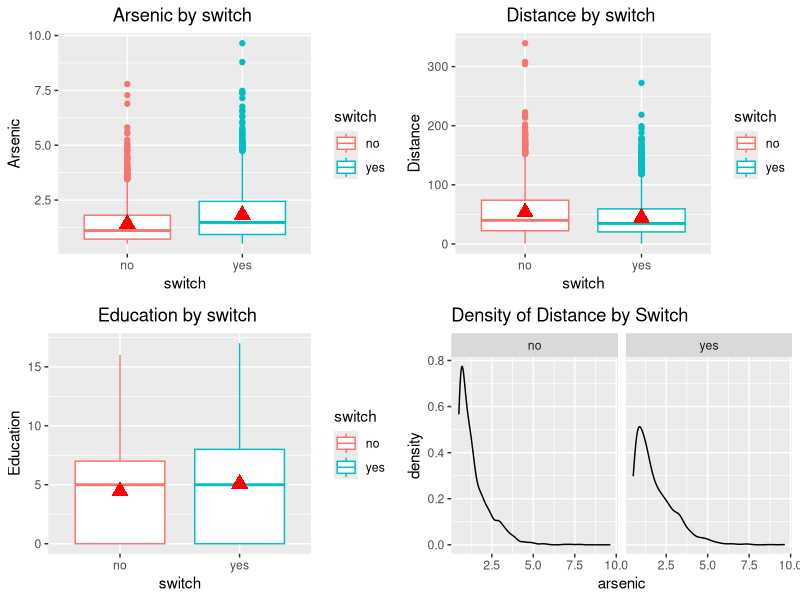
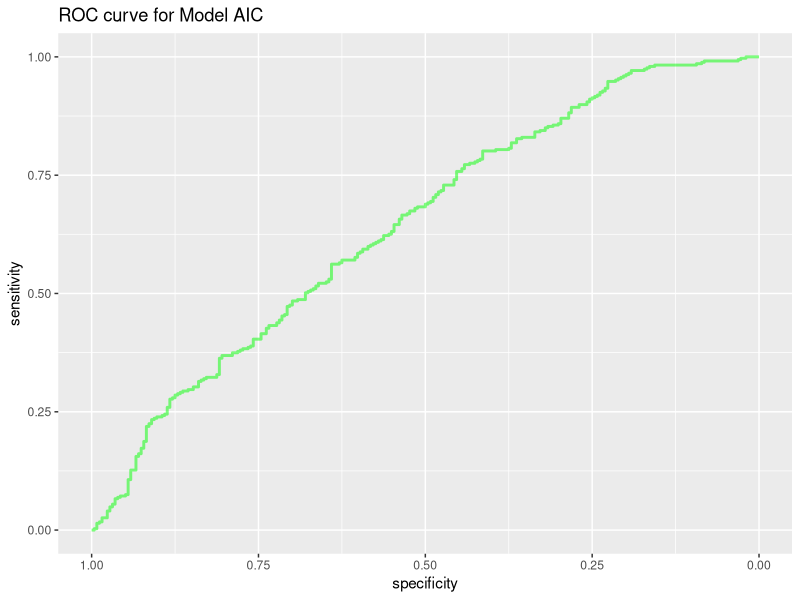

The R script that drew these images, in order:
## ---- chunk 1
library(gtools)
HomeOwner<-c("Yes","No","No","Yes","No","No","Yes","No","No","No","Yes","Yes","Yes","No")
Marital_Status<-c("Single","Married","Single","Married","Divorced","Married","Divorced","Single","Married","Single","Divorced","Divorced","Married","Married")
Annul_Income<-c(125,100,70,120,150,60,220,85,75,90,180,200,250,50)
Annul_Income<-quantcut(Annul_Income,3,labels=c("low","medium","high"))



Default<-c("No","No","No","No","Yes","No","No","Yes","No","Yes","Yes","No","No","Yes")
table(Default)
addmargins(table(Default,HomeOwner))
addmargins(table(Default,Marital_Status))
addmargins(table(Default,Annul_Income))
P_defY_Homeyes<-1/5
P_defY_Marit_Sing<-2/5
P_defY_Inc_High<-2/5
P_defY<-5/14
h_yes<-prod(P_defY_Homeyes,P_defY_Marit_Sing,P_defY_Inc_High,P_defY)

P_defN_Homeyes<-5/9
P_defN_Marit_Sing<-2/9
P_defN_Inc_High<-3/9
P_defN<-9/14
h_no<-prod(P_defN_Homeyes,P_defN_Marit_Sing,P_defN_Inc_High,P_defN)
max(h_no,h_yes)
h_yes/sum(h_no,h_yes)+h_no/sum(h_no,h_yes)## indicates we calculated right.
## ---- chunk 2
library(carData)
data("Wells")
head(Wells)
## ---- chunk 3
library(ggplot2)

library(gridExtra)
g1 = ggplot(data = Wells, aes(y = arsenic, x = switch,color = switch))+geom_boxplot()+
  scale_x_discrete(labels= levels(Wells$switch) )+
  stat_summary(fun.y = "mean",geom = 'point',col='red', shape=17, size=4)+
  labs(title ="Arsenic by switch " ,color =  "switch",y='Arsenic',x="switch")+
  theme(plot.title = element_text(hjust = 0.5))
g2 = ggplot(data = Wells, aes(y = distance, x = switch,color = switch))+geom_boxplot()+
  scale_x_discrete(labels= levels(Wells$switch) )+
  stat_summary(fun.y = "mean",geom = 'point',col='red', shape=17, size=4)+
  labs(title ="Distance by switch " ,color =  "switch",y='Distance',x="switch")+
  theme(plot.title = element_text(hjust = 0.5))
g3 = ggplot(data = Wells, aes(y = education, x = switch,color = switch))+geom_boxplot()+
  scale_x_discrete(labels= levels(Wells$switch) )+
  stat_summary(fun.y = "mean",geom = 'point',col='red', shape=17, size=4)+
  labs(title ="Education by switch " ,color =  "switch",y='Education',x="switch")+
  theme(plot.title = element_text(hjust = 0.5))
g4=ggplot(Wells,aes(arsenic))+geom_density()+facet_grid(.~switch)+ggtitle("Density of Distance by Switch")
 
grid.arrange(g1, g2, g3,g4,nrow=2)

colnames(Wells)
## ---- chunk 4
library(e1071)
library(caret)
set.seed(1)
index<- createDataPartition(Wells$switch, p=0.8, list=F)

train<-Wells[index,]
test<-Wells[-index,]

model<-naiveBayes(switch~., data=train, laplace = 1)
names(model)
model$apriori
p_yes<-model$apriori[2]/sum(model$apriori)
p_no<-model$apriori[1]/sum(model$apriori)
print(paste("Prior probabity for switch yes is",p_yes))


## ---- chunk 5
model$tables$association
## ---- chunk 6
model$tables$distance
## ---- chunk 7
pnorm(40,mean = 44.84026,sd = 34.42759)
## ---- chunk 8
predicted<-predict(model,test,type = "raw")
pred_test<-ifelse(predicted[,2]>.5,"yes","no")
pred_test<-as.factor(pred_test)
confusionMatrix(pred_test,test$switch,positive = "yes")
## ---- chunk 9
library(pROC)
rrr1<-roc(test$switch,predicted[,2])
rrr1
g2<-ggroc(rrr1,alpha = 0.5, colour = "green", linetype = 1, size = 1)+ggtitle("ROC curve for Model AIC")
g2

